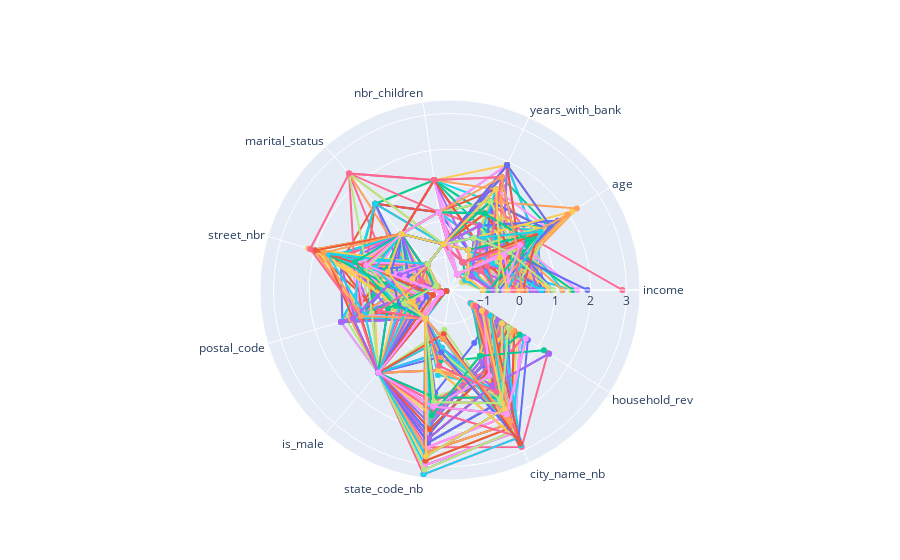

Here is the notebook cell this chart was saved with:
### Code cell
r = []
for i in range(len(X_scaled)):
    if y_km[i]==1:
        r.append(X_scaled.loc[i].values.tolist())
radar_plots(r)
